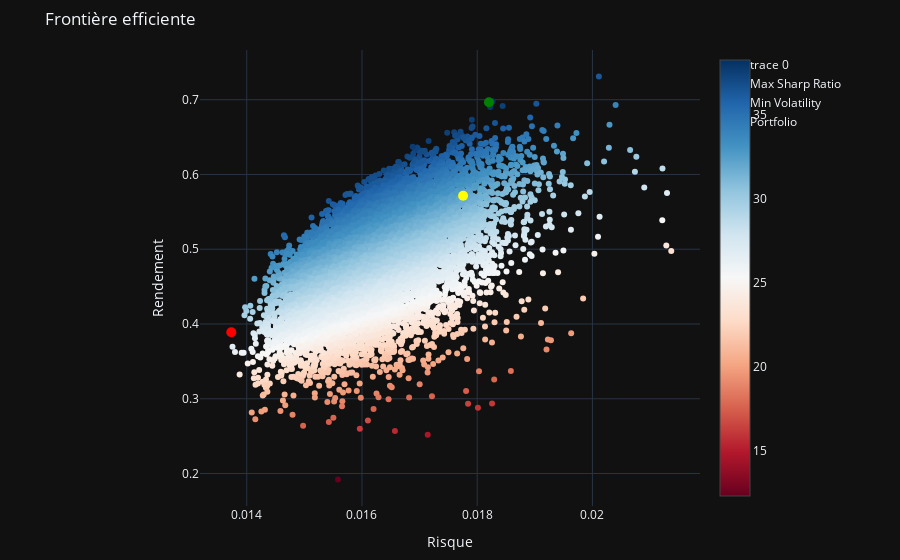

The code cell stored with this chart in its notebook:
### Code cell
# Affichage de la fonction frontière efficiente comme etant la courbe interpolée des portefeuilles aléatoires de la frontière efficiente
def compute_portfolio_risk(weights, returns):
    """
    weights: array of weights
    returns: dataframe of returns
    """
    return np.sqrt(np.dot(weights.T, np.dot(returns.cov(), weights)))
def compute_portfolio_return(weights, returns):
    """
    weights: array of weights
    returns: dataframe of returns
    """
    return np.dot(returns.mean(), weights) * len(returns)
def compute_portfolio_sharp_ratio(weights, returns):
    """
    weights: array of weights
    returns: dataframe of returns
    """
    return compute_portfolio_return(weights, returns) / compute_portfolio_risk(weights, returns)
def compute_portfolio(weights, returns):
    """
    weights: array of weights
    returns: dataframe of returns
    """
    return np.array([compute_portfolio_return(weights, returns), compute_portfolio_risk(weights, returns), compute_portfolio_sharp_ratio(weights, returns)])

### Figure 1 — Plotly figure (JSON) as saved in the notebook; plotly's stock layout.template omitted (floating-point values rounded to 4 significant figures; data arrays with more than 128 entries replaced by an {"elided": "..."} marker saying what was removed)
{"data": [{"marker": {"color": {"elided": "10000 float values"}, "colorscale": [[0, "rgb(103,0,31)"], [0.1, "rgb(178,24,43)"], [0.2, "rgb(214,96,77)"], [0.3, "rgb(244,165,130)"], [0.4, "rgb(253,219,199)"], [0.5, "rgb(247,247,247)"], [0.6, "rgb(209,229,240)"], [0.7, "rgb(146,197,222)"], [0.8, "rgb(67,147,195)"], [0.9, "rgb(33,102,172)"], [1, "rgb(5,48,97)"]], "showscale": true}, "mode": "markers", "text": ["AAPL", "AMZN", "MSFT", "GOOG", "TSLA", "NVDA", "PYPL", "ADBE", "NFLX"], "type": "scatter", "x": {"elided": "10000 float values"}, "y": {"elided": "10000 float values"}}, {"marker": {"color": "green", "size": 10}, "mode": "markers", "name": "Max Sharp Ratio", "type": "scatter", "x": [0.0182], "y": [0.6967]}, {"marker": {"color": "red", "size": 10}, "mode": "markers", "name": "Min Volatility", "type": "scatter", "x": [0.01373], "y": [0.3889]}, {"marker": {"color": "yellow", "size": 10}, "mode": "markers", "name": "Portfolio", "type": "scatter", "x": [0.01775], "y": [0.5716]}], "layout": {"margin": {"b": 50, "l": 200, "r": 200, "t": 50}, "title": {"text": "Frontière efficiente"}, "xaxis": {"title": {"text": "Risque"}}, "yaxis": {"title": {"text": "Rendement"}}}}
